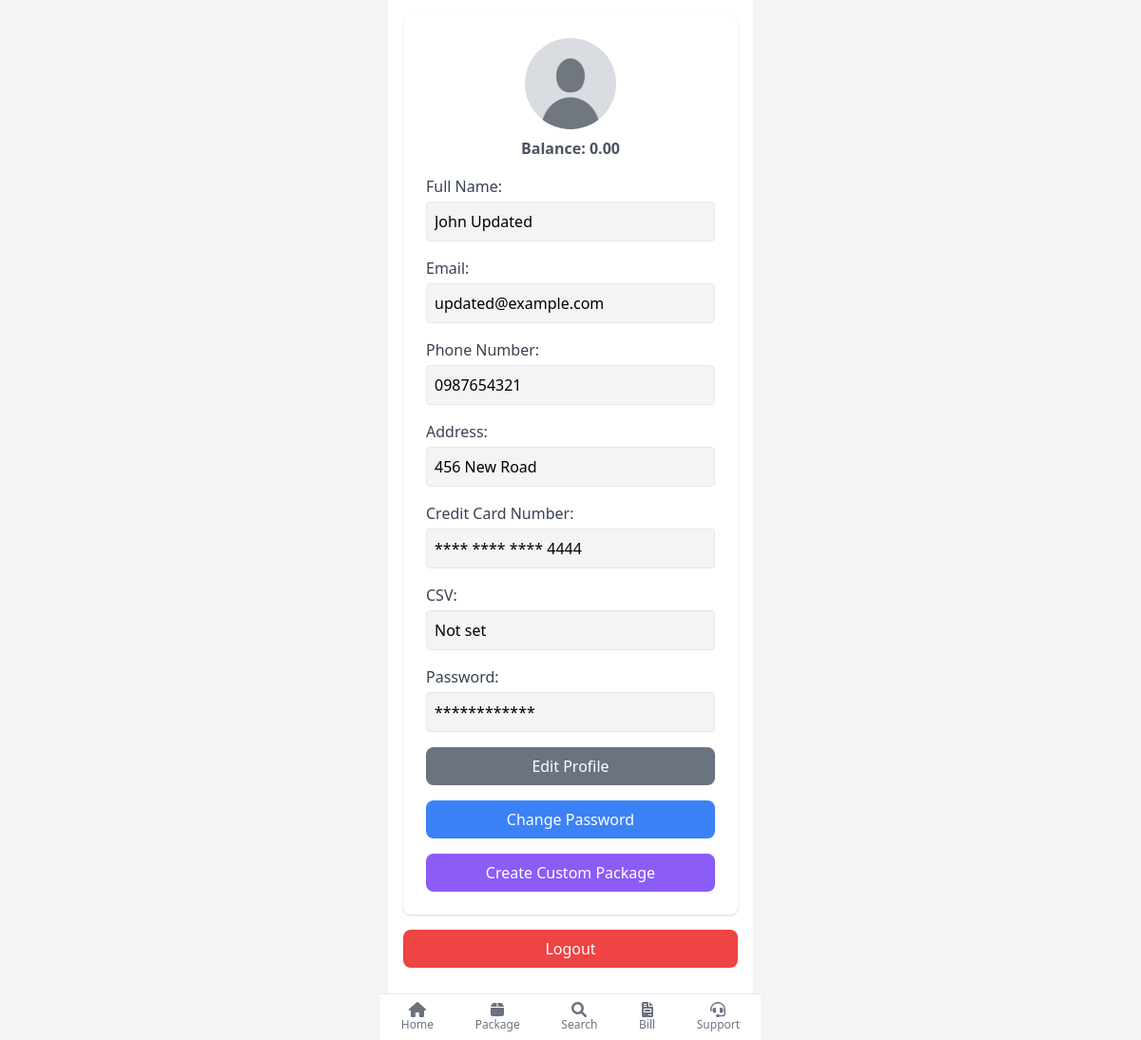
Page /profile.php (signed in) on the committed database.
### tables this page shows
CREATE TABLE `customer` (
  `CustomerID` int(11) NOT NULL,
  `Name` varchar(255) NOT NULL,
  `Email` varchar(255) NOT NULL,
  `Password` varchar(255) DEFAULT NULL,
  `Address` text DEFAULT NULL,
  `PhoneNumber` varchar(20) NOT NULL,
  `CreditCardInfo` varchar(255) DEFAULT NULL,
  `RegistrationDate` datetime DEFAULT current_timestamp(),
  `avt_img` varchar(255) DEFAULT NULL,
  `csv` varchar(255) DEFAULT NULL,
  `Balance` decimal(10,2) DEFAULT 0.00,
  `PaymentMethod` varchar(50) DEFAULT 'CreditCard',
  `role` int(11) DEFAULT 1
);

### profile.php (called while the page is built, shortened)
<?php
include './Include/database.php';
include './models/Customer.php';
$customer = new Customer($pdo);
$customer->CustomerID = $_SESSION['customer_id'];
$customer->readOne();
include './templates/profile.html.php';
include './layout-mobile.html.php';
?>

### models/Customer.php (called while the page is built, shortened)
<?php
class Customer {
    private $conn;
    private $table_name = "customer";
    public $CustomerID;
    public function __construct($db) {
        $this->conn = $db;
    }
    public function readOne() {
        $query = "SELECT * FROM " . $this->table_name . " WHERE CustomerID = ?";
        $stmt = $this->conn->prepare($query);
        $stmt->bindParam(1, $this->CustomerID);
        $stmt->execute();
        $row = $stmt->fetch(PDO::FETCH_ASSOC);
        $this->Name = $row['Name'];
        $this->Email = $row['Email'];
        $this->Address = $row['Address'];
        $this->PhoneNumber = $row['PhoneNumber'];
        $this->CreditCardInfo = $row['CreditCardInfo'];
        $this->avt_img = $row['avt_img'];
        $this->csv = $row['csv'];
        $this->Balance = $row['Balance'];
    }
}
?>

### templates/profile.html.php (the view, shortened to what this page needs)
<?php
$edit_mode = isset($_GET['edit']) && $_GET['edit'] === 'true';
$password_mode = isset($_GET['password']) && $_GET['password'] === 'true';
?>
<main class="p-4">
    <?php if (!$edit_mode && !$password_mode): ?>
        <div class="bg-white p-6 rounded-lg shadow">
            <div class="flex flex-col items-center mb-4">
                <img src="<?php echo htmlspecialchars($customer->avt_img ?: './image/default-avatar.png'); ?>" alt="Profile Picture" class="w-24 h-24 rounded-full mb-2">
                <p class="text-gray-600 font-semibold">Balance: <?php echo htmlspecialchars($customer->Balance); ?></p>
            </div>
            <div class="space-y-4">
                <div>
                    <label for="name" class="block text-gray-700 font-medium mb-1">Full Name:</label>
                    <input type="text" id="name" value="<?php echo htmlspecialchars($customer->Name); ?>" disabled class="w-full p-2 border rounded bg-gray-100">
                </div>
                <div>
                    <label for="email" class="block text-gray-700 font-medium mb-1">Email:</label>
                    <input type="email" id="email" value="<?php echo htmlspecialchars($customer->Email); ?>" disabled class="w-full p-2 border rounded bg-gray-100">
                </div>
                <div>
                    <label for="phone" class="block text-gray-700 font-medium mb-1">Phone Number:</label>
                    <input type="text" id="phone" value="<?php echo htmlspecialchars($customer->PhoneNumber); ?>" disabled class="w-full p-2 border rounded bg-gray-100">
                </div>
                <div>
                    <label for="address" class="block text-gray-700 font-medium mb-1">Address:</label>
                    <input type="text" id="address" value="<?php echo htmlspecialchars($customer->Address); ?>" disabled class="w-full p-2 border rounded bg-gray-100">
                </div>
                <div>
                    <label for="credit_card" class="block text-gray-700 font-medium mb-1">Credit Card Number:</label>
                    <input type="text" id="credit_card" value="<?php echo htmlspecialchars($customer->CreditCardInfo ? '**** **** **** ' . substr($customer->CreditCardInfo, -4) : 'Not set'); ?>" disabled class="w-full p-2 border rounded bg-gray-100">
                </div>
                <div>
                    <label for="csv" class="block text-gray-700 font-medium mb-1">CSV:</label>
                    <input type="text" id="csv" value="<?php echo htmlspecialchars($customer->csv ? '***' : 'Not set'); ?>" disabled class="w-full p-2 border rounded bg-gray-100">
                </div>
                <div>
                    <label for="password" class="block text-gray-700 font-medium mb-1">Password:</label>
                    <input type="text" id="password" value="************" disabled class="w-full p-2 border rounded bg-gray-100">
                </div>
            </div>
            <div class="mt-4">
                <a href="profile.php?edit=true" class="w-full bg-gray-500 text-white py-2 rounded-lg text-center block hover:bg-gray-600">Edit Profile</a>
            </div>
            <div class="mt-4">
                <a href="profile.php?password=true" class="w-full bg-blue-500 text-white py-2 rounded-lg text-center block hover:bg-blue-600">Change Password</a>
            </div>
            <div class="mt-4">
                <a href="custom_package.php" class="w-full bg-purple-500 text-white py-2 rounded-lg text-center block hover:bg-purple-600">Create Custom Package</a>
            </div>
        </div>
    <?php endif; ?>
    <div class="mt-4 text-center">
        <a href="logout.php" class="w-full bg-red-500 text-white py-2 rounded-lg text-center block hover:bg-red-600">Logout</a>
    </div>
</main>

### layout-mobile.html.php (style rules this page uses)
html, body { height: 100%; margin: 0; }

### rows in the picture
customer: Balance "0.00", Name "John Updated", Email "updated@example.com", PhoneNumber "0987654321", Address "456 New Road", CreditCardInfo "**** **** **** 4444", csv "Not set"
